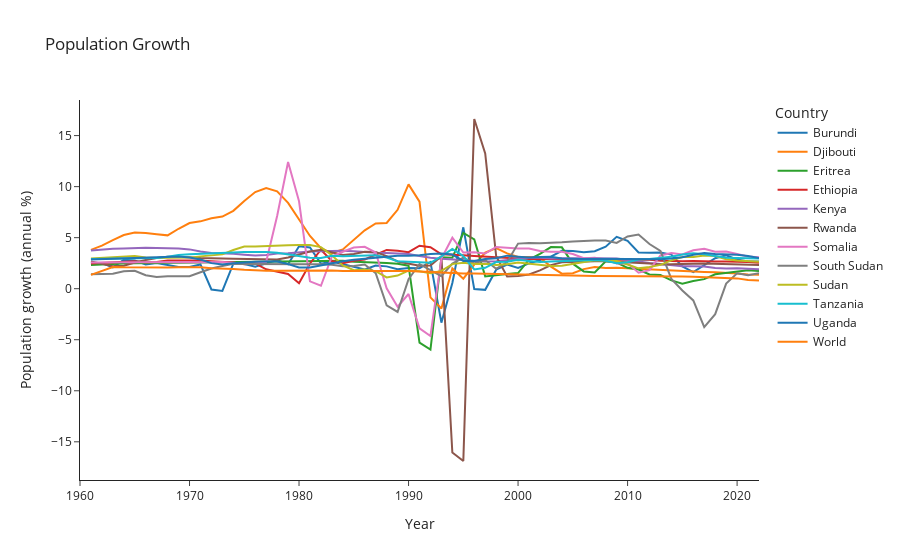

Write notebook code for a chart like this one.
### Code cell
fig=px.line(df,
            x='Year',
            y='Population growth (annual %)',
            color='Country',
            title='Population Growth',
            template='simple_white')
fig.show()
